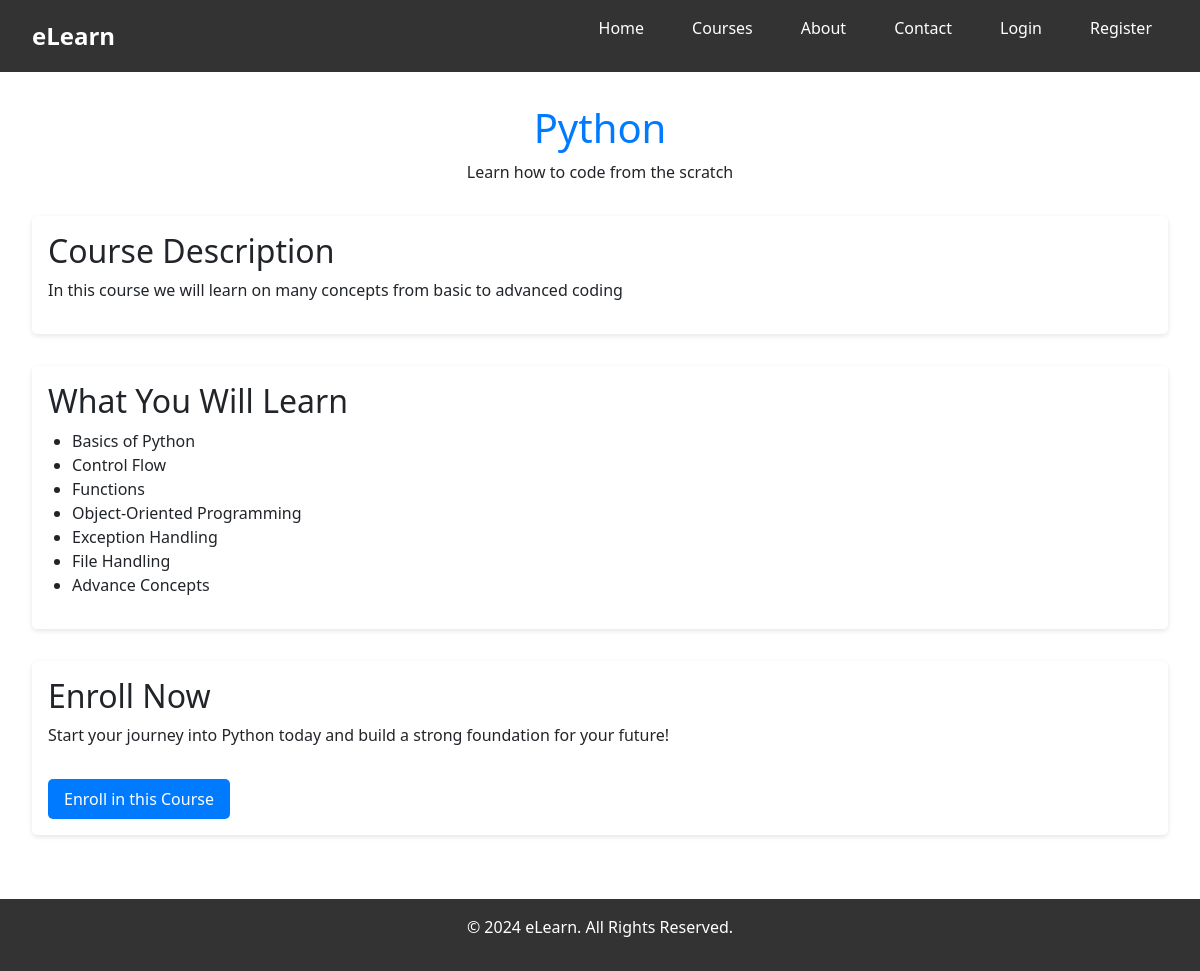
/courseDetails/2/, run on the app's committed database.
### courses/models.py (models this page shows, shortened)
class Course(models.Model):
    course_title = models.CharField(max_length=100)
    course_subtitle = models.CharField(max_length=100)
    course_description = models.TextField()
    course_bullets = models.TextField()

### courses/views.py (the view)
# urls.py: path('courseDetails/',courseDetails,name='courseDetails'),
def courseDetails(request,id=None):
    CO = Course.objects.get(id = id)
    l = [i for i in CO.course_bullets.split('.') if CO.course_bullets]
    return render(request,'course-details.html',{'CO':CO,'points':l[:-1]})

### templates/course-details.html (shortened to what this page needs)
{% extends 'dummy.html' %}
{% load static %}
{% block title %}
    <link rel="stylesheet" href="{% static 'css/courseDp.css' %}">
{% endblock %}
{% block body_block %}
<section class="course-details">
    <div class="course-header">
        <h1>{{CO.course_title}}</h1>
        <p>{{CO.course_subtitle}}</p>
    </div>
    <div class="course-content">
        <div class="description">
            <h2>Course Description</h2>
            <p>{{CO.course_description}}</p>
        </div>
        <div class="topics">
            <h2>What You Will Learn</h2>
            <ul>
                {% for i in points %}
                    <li>{{i}}</li>
                {% endfor %}
            </ul>
        </div>
        <div class="enroll">
            <h2>Enroll Now</h2>
            <p>Start your journey into {{CO.course_title}} today and build a strong foundation for your future!</p>
            <a href="{% url 'enrollment' CO.id %}">Enroll in this Course</a>
        </div>
    </div>
</section>
{% endblock %}

### static/css/courseDp.css (style rules this page uses)
.course-details { padding: 2rem; }
.course-header { text-align: center; margin-bottom: 2rem; }
.course-header h1 { font-size: 2.5rem; color: #007bff; }
.course-content { display: flex; flex-direction: column; gap: 2rem; }
.description, .topics, .enroll { background: #fff; padding: 1rem; border-radius: 5px; box-shadow: 0 2px 5px rgba(0, 0, 0, 0.1); }
.topics ul { list-style: disc; padding-left: 1.5rem; }
.enroll a { display: inline-block; margin-top: 1rem; background: #007bff; color: #fff; padding: 0.5rem 1rem; text-decoration: none; border-radius: 5px; transition: background 0.3s; }

### static/css/navbar.css (style rules this page uses)
body { font-family: Arial, sans-serif; margin: 0; padding: 0; line-height: 1.6; color: #333; background: #f4f4f4; }

### data on the page
Course: course_title "Python", course_subtitle "Learn how to code from the scratch", course_description "In this course we will learn on many concepts from basic to advanced coding"

### other printed values
{{ i }} "Basics of Python" "Control Flow" "Functions" "Object-Oriented Programming" "Exception Handling" "File Handling" "Advance Concepts"
